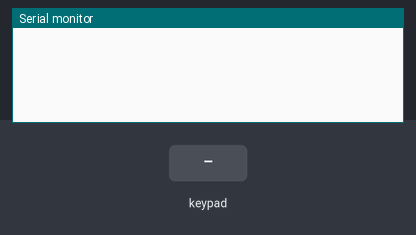
Recording of a sketch running on a simulated Arduino Uno, built with avr-gcc and run on an emulated ATmega328P. Shown: the last lines printed to the serial monitor. The inputs (shaded band) are chosen by the test bench.

Above: at 1.2 s.
1.3 s: key '1' pressed
At 2.3 s:
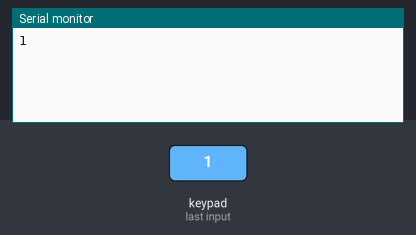
2.8 s: keypad keys 1 8 1 7 1 6 1 5 # pressed 0.4 s apart
At 7.0 s:
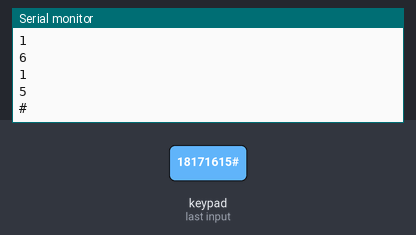
7.9 s: key '*' pressed
At 8.7 s:
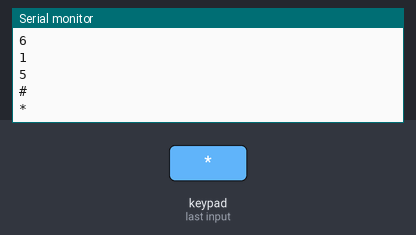
9.4 s: keypad keys 2 1 2 0 1 9 pressed 0.4 s apart
At 12.6 s:
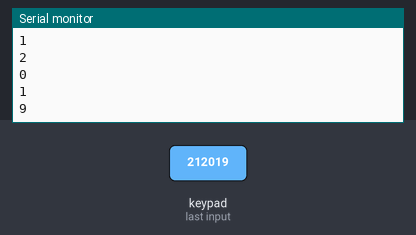
Timing chart, 0 to 14.1 s (numbered marks = the images above; inputs shaded):
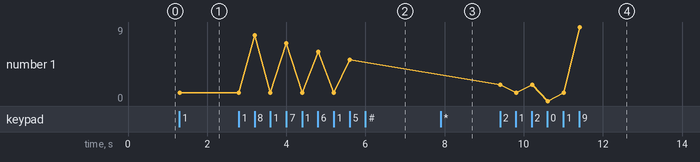

Measured:
- after the input at 1.3 s, the serial monitor: prints a new line at once (image 1)
- after the input at 2.8 s, the serial monitor: prints a new line after 0.41 s (image 2)
- after the input at 7.9 s, the serial monitor: prints a new line at once (image 3)
- after the input at 9.4 s, the serial monitor: prints a new line at once (image 4)
- plotted number 1: 1 → 5 after the input at 2.8 s, 5 → 9 after the input at 9.4 s

The sketch:

Lab3-2.ino
```cpp
// 2. Easy (5 min): Whenever a key is pressed, print the key value to the host PC through serial communication.

#include <Key.h>
#include <Keypad.h>

  const byte rows = 4; //four rows
  const byte cols = 3; //three columns
  char keys[rows][cols] = {
    {'1','2','3'},
    {'4','5','6'},
    {'7','8','9'},
    {'*','0','#'}
  };
  byte rowPins[rows] = {18, 17, 16, 15}; //connect to the row pinouts of the keypad
  byte colPins[cols] = {21, 20, 19}; //connect to the column pinouts of the keypad
  Keypad keypad = Keypad( makeKeymap(keys), rowPins, colPins, rows, cols );

  void setup() {
  // put your setup code here, to run once:
  Serial.begin(9600);
}

void loop() {
  // put your main code here, to run repeatedly:
   char key = keypad.getKey();

   if (key != NO_KEY){
     Serial.println(key);
   }
}
```
